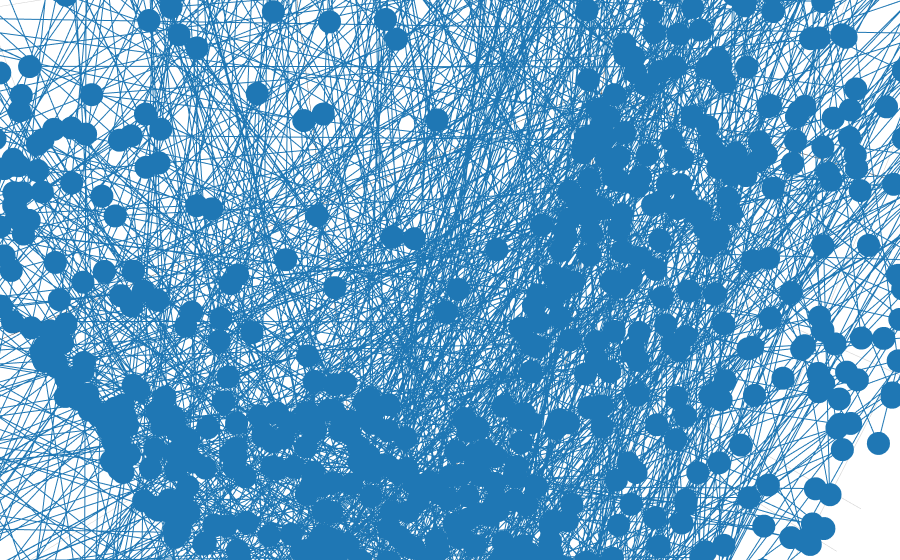

The notebook cell this image was saved under:
### Code cell
t1 = go.Scatter3d(x=SwissX[:,0],y=SwissX[:,1],z=SwissX[:,2])
layout = go.Layout(
    margin=dict(
        l=0,r=0,b=0,t=0))
fig = go.Figure([t1],layout)
plotly.offline.iplot({"data":[t1],"layout":layout})

### Figure 1 — Plotly figure (JSON) as saved in the notebook; plotly's stock layout.template omitted (floating-point values rounded to 4 significant figures; data arrays with more than 128 entries replaced by an {"elided": "..."} marker saying what was removed)
{"data": [{"type": "scatter3d", "uid": "143657a6-9c13-4eea-abc7-290dd9f52c63", "x": {"elided": "1500 float values"}, "y": {"elided": "1500 float values"}, "z": {"elided": "1500 float values"}}], "layout": {"autosize": true, "margin": {"b": 0, "l": 0, "r": 0, "t": 0}, "scene": {"aspectmode": "auto", "aspectratio": {"x": 1.23, "y": 0.5827, "z": 1.396}, "camera": {"center": {"x": 0, "y": 0, "z": 0}, "eye": {"x": 0.3013, "y": 0.3013, "z": 0.3013}, "projection": {"type": "perspective"}, "up": {"x": 0, "y": 0, "z": 1}}}}}
